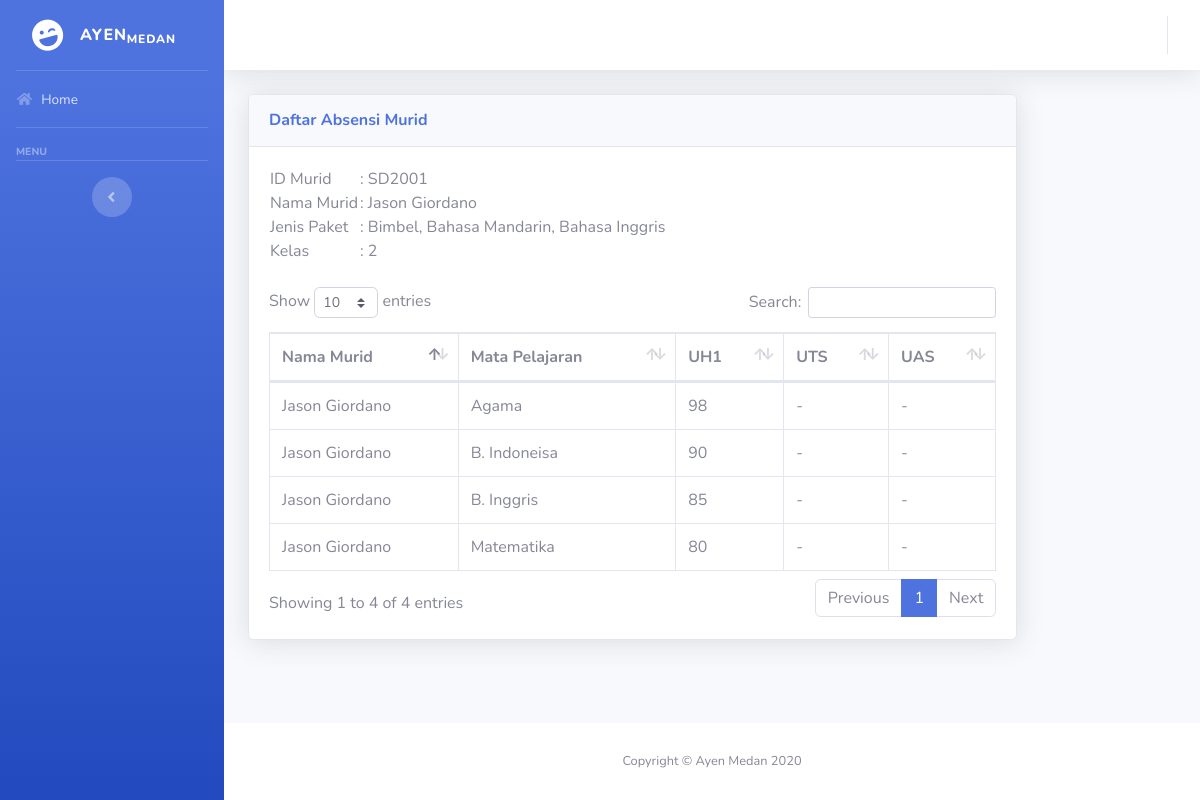
/daftar-nilai.php?id=SD2001, run on the app's committed database.
### tables this page shows
CREATE TABLE `murid` (
  `idMurid` varchar(10) NOT NULL,
  `namaMurid` text NOT NULL,
  `namaOrtu` text NOT NULL,
  `noHP` varchar(12) NOT NULL,
  `gender` enum('Laki-Laki','Perempuan') NOT NULL,
  `kelas` text NOT NULL,
  `tglDaftar` date NOT NULL,
  `paket` text NOT NULL,
  `tingkat` enum('TK','SD','SMP','SMA') NOT NULL,
  `statusMurid` enum('Aktif','Pasif') NOT NULL DEFAULT 'Aktif'
);

### daftar-nilai.php (the view, shortened to what this page needs)
<?php
include("koneksi.php");
?>
<html>
    <head>
        <link href="vendor/fontawesome-free/css/all.min.css" rel="stylesheet" type="text/css">
        <link href="css/sb-admin-2.min.css" rel="stylesheet">
		<link href="vendor/datatables/dataTables.bootstrap4.min.css" rel="stylesheet">
    </head>
    <body id="page-top">
    <div id="wrapper">
        <?php include("sidebar.php"); ?>
        <div id="content-wrapper" class="d-flex flex-column">
            <div id="content">
                <nav class="navbar navbar-expand navbar-light bg-white topbar mb-4 static-top shadow">
                    <?php include("topBar.php"); ?>
                </nav>
                <div class="container-fluid">
                    <div class="row">
						<div class="col-xs-12 col-sm-12 col-md-10 col-lg-10">
							<div class="card shadow mb-4">
								<div class="card-header py-3">
									<h6 class="m-0 font-weight-bold text-primary">Daftar Absensi Murid</h6>
								</div>
								<div class="card-body">
                                    <?php
                                    if (isset($_GET['id'])) {
                                        $sql = "SELECT * FROM `murid` WHERE idMurid = '$_GET[id]'";
                                        $dataMurid = mysqli_query($db, $sql);
                                        while ($data = mysqli_fetch_array($dataMurid)) {
                                    ?>
                                    <div class="table-responsive">
                                        <table>
                                            <tr><td>ID Murid</td><td>: <?= $data['idMurid']; ?></td></tr>
                                            <tr><td>Nama Murid</td><td>: <?= $data['namaMurid']; ?></td></tr>
                                            <tr><td>Jenis Paket</td><td>: <?= $data['paket']; ?></td></tr>
                                            <tr><td>Kelas</td><td>: <?= $data['kelas']; ?></td></tr>
                                        </table>
                                    </div><br/>
                                    <?php
                                        }
                                        $maxJumlah = 0;
                                        $maksUH = mysqli_query($db, "SELECT idMurid, namaMurid, mapel, MAX(CASE WHEN jenis = 'UH' THEN nilai ELSE '-' END) AS UH, MAX(CASE WHEN jenis = 'UTS' THEN nilai ELSE '-' END) AS UTS, MAX(CASE WHEN jenis = 'UAS' THEN nilai ELSE '-' END) AS UAS FROM `nilai_murid` GROUP BY idMurid, mapel");
                                        if (isset($_GET['id'])) $maksUH = mysqli_query($db, "SELECT idMurid, namaMurid, mapel, MAX(CASE WHEN jenis = 'UH' THEN nilai ELSE '-' END) AS UH, MAX(CASE WHEN jenis = 'UTS' THEN nilai ELSE '-' END) AS UTS, MAX(CASE WHEN jenis = 'UAS' THEN nilai ELSE '-' END) AS UAS FROM `nilai_murid` WHERE idMurid = '$_GET[id]' GROUP BY idMurid, mapel");
                                        while ($list = mysqli_fetch_array($maksUH)) {
                                            $uh = explode("|", $list['UH']);
                                            if (count($uh) > $maxJumlah) {
                                                $maxJumlah = count($uh);
                                            }
                                        }
                                    ?>
									<div class="table-responsive">
                                        <table id="dataTable" border="0" class="table table-bordered">
                                            <thead>
												<tr>
													<th>Nama Murid</th>
													<th>Mata Pelajaran</th>
													<?php
													for ($i = 0; $i < $maxJumlah; $i++) {
													?>
													<th>UH<?= $i+1; ?></th>
                                                    <?php
													}
													?>
													<th>UTS</th>
                                                    <th>UAS</th>
												</tr>
											</thead>
											<tbody>
                                                <?php
												$listDataNilai = mysqli_query($db, "SELECT idMurid, namaMurid, mapel, MAX(CASE WHEN jenis = 'UH' THEN nilai ELSE '-' END) AS UH, MAX(CASE WHEN jenis = 'UTS' THEN nilai ELSE '-' END) AS UTS, MAX(CASE WHEN jenis = 'UAS' THEN nilai ELSE '-' END) AS UAS FROM `nilai_murid` WHERE idMurid = '$_GET[id]' GROUP BY idMurid, mapel");
                                                if (mysqli_num_rows($listDataNilai) > 0 ) {
													while($data = mysqli_fetch_array($listDataNilai)) {
                                                ?>
                                                <tr>
													<td><?= $data['namaMurid']; ?></td>
													<td><?= $data['mapel']; ?></td>
													<?php
													$nilaiUh = explode("|", $data['UH']);
													for ($i = 0; $i < $maxJumlah; $i++) {
														if (isset($nilaiUh[$i])) {
															echo '<td>' . $nilaiUh[$i] . '</td>';
														}
														else echo '<td>-</td>';
													}
													?>
                                                    <td><?= $data['UTS']; ?></td>
                                                    <td><?= $data['UAS']; ?></td>
												</tr>
                                                <?php
                                                    }
                                                }
                                                ?>
                                            </tbody>
                                        </table>
                                    </div>
                                    <?php
                                    }
                                    ?>
								</div>
							</div>
						</div>
					</div>
				</div>
			</div>
			<footer class="sticky-footer bg-white">
				<div class="container my-auto">
					<div class="copyright text-center my-auto">
						<span>Copyright &copy; Ayen Medan 2020</span>
					</div>
				</div>
			</footer>
		</div>
	</div>
	</body>
</html>

### data on the page
murid: idMurid "SD2001", namaMurid "Jason Giordano", paket "Bimbel, Bahasa Mandarin, Bahasa Inggris", kelas "2"

### other printed values
$data['namaMurid'] "Jason Giordano"
$data['mapel'] "Agama"
$nilaiUh[$i] "98"
$data['UTS'] "-"
$data['UAS'] "-"
$data['mapel'] "B. Indoneisa"
$nilaiUh[$i] "90"
$data['mapel'] "B. Inggris"
$nilaiUh[$i] "85"
$data['mapel'] "Matematika"
$nilaiUh[$i] "80"
